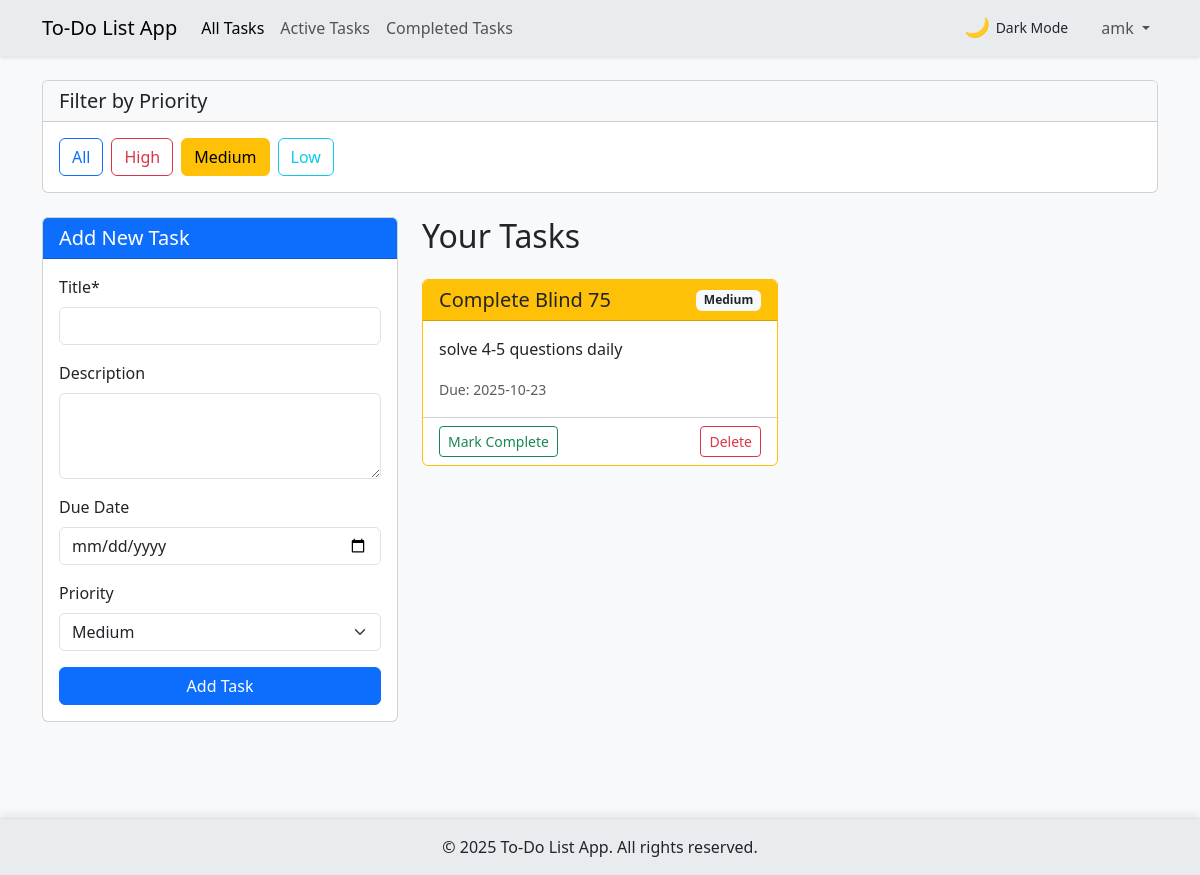
Page /filter/medium (signed in) on the committed database.
### tables this page shows
CREATE TABLE tasks (
        id INTEGER PRIMARY KEY AUTOINCREMENT,
        title TEXT NOT NULL,
        description TEXT,
        due_date TEXT,
        priority TEXT,
        completed BOOLEAN DEFAULT 0,
        user_id INTEGER,
        created_at TIMESTAMP DEFAULT CURRENT_TIMESTAMP,
        FOREIGN KEY (user_id) REFERENCES users (id)
    );

### app.py (the view)
@app.route('/')
@app.route('/filter/<priority>')
def index(priority=None):
    if 'user_id' in session:
        conn = get_db_connection()
        if priority and priority in ['low', 'medium', 'high']:
            tasks = conn.execute('SELECT * FROM tasks WHERE user_id = ? AND priority = ? ORDER BY created_at DESC',
                               (session['user_id'], priority)).fetchall()
        else:
            tasks = conn.execute('SELECT * FROM tasks WHERE user_id = ? ORDER BY created_at DESC',
                               (session['user_id'],)).fetchall()
        conn.close()
        return render_template('index.html', tasks=tasks, active_page='home', current_filter=priority)
    else:
        return redirect(url_for('login'))

### app.py (called while the page is built)
def get_db_connection():
    conn = sqlite3.connect(DATABASE)
    conn.row_factory = sqlite3.Row
    return conn

### templates/index.html (shortened to what this page needs)
{% extends "base.html" %}
{% block content %}
<div class="row mb-4">
    <div class="col-12">
        <div class="card">
            <div class="card-header bg-light">
                <h5 class="mb-0">Filter by Priority</h5>
            </div>
            <div class="card-body">
                <div class="d-flex flex-wrap gap-2">
                    <a href="{{ url_for('index') }}" class="btn {% if not current_filter %}btn-primary{% else %}btn-outline-primary{% endif %}">All</a>
                    <a href="{{ url_for('index', priority='high') }}" class="btn {% if current_filter == 'high' %}btn-danger{% else %}btn-outline-danger{% endif %}">High</a>
                    <a href="{{ url_for('index', priority='medium') }}" class="btn {% if current_filter == 'medium' %}btn-warning{% else %}btn-outline-warning{% endif %}">Medium</a>
                    <a href="{{ url_for('index', priority='low') }}" class="btn {% if current_filter == 'low' %}btn-info{% else %}btn-outline-info{% endif %}">Low</a>
                </div>
            </div>
        </div>
    </div>
</div>
<section class="row">
    <div class="col-md-4 mb-4">
        <div class="card">
            <div class="card-header bg-primary text-white">
                <h5 class="card-title mb-0">Add New Task</h5>
            </div>
            <div class="card-body">
                <form id="taskForm" action="{{ url_for('submit') }}" method="post">
                    <div class="mb-3">
                        <label for="title" class="form-label">Title*</label>
                        <input type="text" class="form-control" id="title" name="title" required>
                    </div>
                    <div class="mb-3">
                        <label for="description" class="form-label">Description</label>
                        <textarea class="form-control" id="description" name="description" rows="3"></textarea>
                    </div>
                    <div class="mb-3">
                        <label for="due_date" class="form-label">Due Date</label>
                        <input type="date" class="form-control" id="due_date" name="due_date">
                    </div>
                    <div class="mb-3">
                        <label for="priority" class="form-label">Priority</label>
                        <select class="form-select" id="priority" name="priority">
                            <option value="medium" selected>Medium</option>
                        </select>
                    </div>
                    <button type="submit" class="btn btn-primary w-100" id="submitBtn">Add Task</button>
                </form>
            </div>
        </div>
    </div>
    <div class="col-md-8">
        <h2 class="mb-4">Your Tasks</h2>
        {% if tasks|length > 0 %}
            <div class="row" id="taskList">
                {% for task in tasks %}
                <div class="col-md-6 mb-4 task-item" data-id="{{ task.id }}">
                    <div class="card h-100 {% if task.priority == 'high' %}border-danger{% elif task.priority == 'medium' %}border-warning{% else %}border-info{% endif %} {% if task.completed %}bg-light text-muted{% endif %}">
                        <div class="card-header d-flex justify-content-between align-items-center {% if task.priority == 'high' %}bg-danger text-white{% elif task.priority == 'medium' %}bg-warning{% else %}bg-info text-white{% endif %}">
                            <h5 class="card-title mb-0 {% if task.completed %}text-decoration-line-through{% endif %}">{{ task.title }}</h5>
                            <span class="badge bg-light text-dark">{{ task.priority|capitalize }}</span>
                        </div>
                        <div class="card-body">
                            <p class="card-text {% if task.completed %}text-decoration-line-through{% endif %}">{{ task.description or 'No description provided.' }}</p>
                            {% if task.due_date %}
                            <p class="card-text"><small class="text-muted">Due: {{ task.due_date }}</small></p>
                            {% endif %}
                        </div>
                        <div class="card-footer bg-transparent d-flex justify-content-between">
                            <form action="{{ url_for('complete_task', id=task.id) }}" method="post" class="complete-form">
                                <button type="submit" class="btn btn-sm {% if task.completed %}btn-outline-secondary{% else %}btn-outline-success{% endif %} complete-btn">
                                    {% if task.completed %}Mark Incomplete{% else %}Mark Complete{% endif %}
                                </button>
                            </form>
                            <form action="{{ url_for('delete', id=task.id) }}" method="post" class="delete-form">
                                <button type="submit" class="btn btn-sm btn-outline-danger delete-btn">Delete</button>
                            </form>
                        </div>
                    </div>
                </div>
                {% endfor %}
            </div>
        {% else %}
            <div class="alert alert-info" role="alert">
                No tasks found. Add a new task to get started!
            </div>
        {% endif %}
    </div>
</section>
{% endblock %}

### static/css/style.css (style rules this page uses)
body { min-height: 100vh; display: flex; flex-direction: column; transition: background-color 0.3s, color 0.3s; }
body.light-theme { background-color: #f8f9fa; color: #212529; }
.task-item .card { transition: transform 0.2s, box-shadow 0.2s, opacity 0.3s; }

### rows in the picture
tasks: title "Complete Blind 75", priority "Medium", description "solve 4-5 questions daily", due_date "2025-10-23", completed "Mark Complete"

### other values in the picture
{{ session.username }} "amk"
